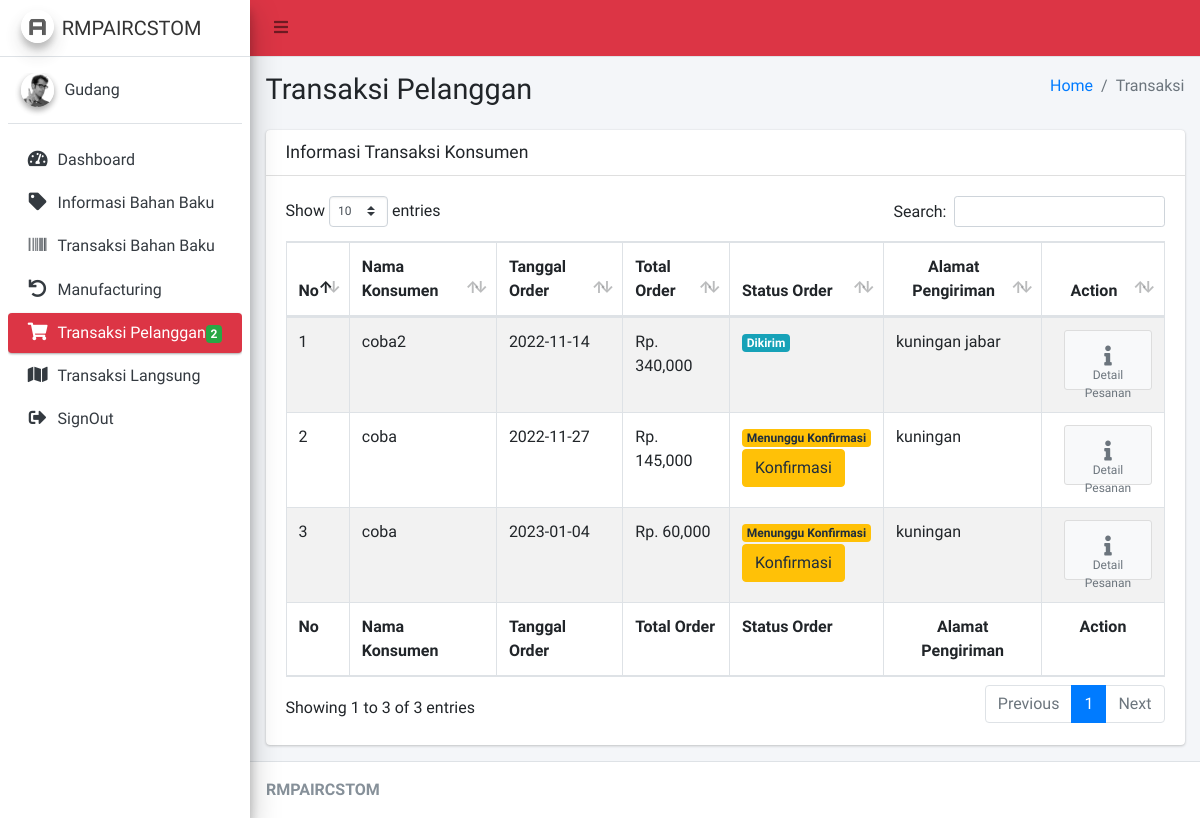
The app's page /Gudang/cTransaksiPelanggan (signed in) with its own data.
### tables this page shows
CREATE TABLE `transaksi_cust` (
  `id_transaksi` int(11) NOT NULL,
  `id_konsumen` int(11) NOT NULL,
  `tgl_order` varchar(15) NOT NULL,
  `status_order` int(11) NOT NULL,
  `total_order` varchar(15) NOT NULL,
  `bukti_payment` text NOT NULL,
  `type_transaksi` int(11) NOT NULL DEFAULT 1
);

CREATE TABLE `konsumen` (
  `id_konsumen` int(11) NOT NULL,
  `nama_konsumen` varchar(125) NOT NULL,
  `alamat_konsumen` text NOT NULL,
  `no_hp` varchar(15) NOT NULL,
  `username` varchar(125) NOT NULL,
  `password` varchar(125) NOT NULL
);

### application/controllers/Gudang/cTransaksiPelanggan.php (called while the page is built, shortened)
<?php
class cTransaksiPelanggan extends CI_Controller
{
    public function __construct()
    {
        $this->load->model('mTransaksiKons');
    }
    public function index()
    {
        $data = array(
            'transaksi' => $this->mTransaksiKons->select()
        );
        $this->load->view('Gudang/Layout/head');
        $this->load->view('Gudang/Layout/aside');
        $this->load->view('Gudang/vtransaksiPelanggan', $data);
        $this->load->view('Gudang/Layout/footer');
    }
}

### index.php (called while the page is built, shortened)
<?php
require_once BASEPATH.'core/CodeIgniter.php';

### application/models/mTransaksiKons.php (called while the page is built, shortened)
<?php
class mTransaksiKons extends CI_Model
{
    public function select()
    {
        $this->db->select('*');
        $this->db->from('transaksi_cust');
        $this->db->join('konsumen', 'konsumen.id_konsumen = transaksi_cust.id_konsumen', 'left');
        $this->db->where('type_transaksi=1');
        return $this->db->get()->result();
    }
}

### application/views/Gudang/vTransaksiPelanggan.php (the view, shortened to what this page needs)
<div class="content-wrapper">
    <section class="content-header">
        <div class="container-fluid">
            <div class="row mb-2">
                <div class="col-sm-6">
                    <h1>Transaksi Pelanggan</h1>
                </div>
                <div class="col-sm-6">
                    <ol class="breadcrumb float-sm-right">
                        <li class="breadcrumb-item"><a href="#">Home</a></li>
                        <li class="breadcrumb-item active">Transaksi</li>
                    </ol>
                </div>
            </div>
        </div>
    </section>
    <section class="content">
        <div class="container-fluid">
            <div class="row">
                <div class="col-12">
                    <div class="card">
                        <div class="card-header">
                            <h3 class="card-title">Informasi Transaksi Konsumen</h3>
                        </div>
                        <div class="card-body">
                            <table id="example1" class="table table-bordered table-striped">
                                <thead>
                                    <tr>
                                        <th>No</th>
                                        <th>Nama Konsumen</th>
                                        <th>Tanggal Order</th>
                                        <th>Total Order</th>
                                        <th>Status Order</th>
                                        <th class="text-center">Alamat Pengiriman</th>
                                        <th class="text-center">Action</th>
                                    </tr>
                                </thead>
                                <tbody>
                                    <?php
                                    $no = 1;
                                    foreach ($transaksi as $key => $value) {
                                    ?>
                                        <tr>
                                            <td><?= $no++ ?></td>
                                            <td><?= $value->nama_konsumen ?></td>
                                            <td><?= $value->tgl_order ?></td>
                                            <td>Rp. <?= number_format($value->total_order)  ?></td>
                                            <td><?php
                                                if ($value->status_order == '0') {
                                                ?>
                                                    <span class="badge badge-danger">Belum Bayar</span>
                                                <?php
                                                } else if ($value->status_order == '1') {
                                                ?>
                                                    <span class="badge badge-warning">Menunggu Konfirmasi</span><br>
                                                    <a href="<?= base_url('Gudang/cTransaksiPelanggan/konfirmasi/' . $value->id_transaksi) ?>" class="btn btn-warning">Konfirmasi</a>
                                                <?php
                                                } else if ($value->status_order == '2') {
                                                ?>
                                                    <span class="badge badge-info">Dikirim</span>
                                                <?php
                                                } else {
                                                ?>
                                                    <span class="badge badge-success">Selesai</span>
                                                <?php
                                                }
                                                ?>
                                            </td>
                                            <td><?= $value->alamat_konsumen ?></td>
                                            <td class="text-center"> <a href="<?= base_url('Gudang/cTransaksiPelanggan/detail_transaksi/' . $value->id_transaksi) ?>" class="btn btn-app">
                                                    <i class="fas fa-info"></i> Detail Pesanan
                                                </a> </td>
                                        </tr>
                                    <?php
                                    }
                                    ?>
                                </tbody>
                                <tfoot>
                                    <tr>
                                        <th>No</th>
                                        <th>Nama Konsumen</th>
                                        <th>Tanggal Order</th>
                                        <th>Total Order</th>
                                        <th>Status Order</th>
                                        <th class="text-center">Alamat Pengiriman</th>
                                        <th class="text-center">Action</th>
                                    </tr>
                                </tfoot>
                            </table>
                        </div>
                    </div>
                </div>
            </div>
        </div>
    </section>
</div>

### records on screen
transaksi_cust: id_konsumen.nama_konsumen "coba2", tgl_order "2022-11-14", total_order "340,000", status_order "Dikirim", id_konsumen.alamat_konsumen "kuningan jabar"
transaksi_cust: id_konsumen.nama_konsumen "coba", tgl_order "2022-11-27", total_order "145,000", id_konsumen.alamat_konsumen "kuningan"
transaksi_cust: id_konsumen.nama_konsumen "coba", tgl_order "2023-01-04", total_order "60,000", id_konsumen.alamat_konsumen "kuningan"

### other values on screen
$query->jml "2"
